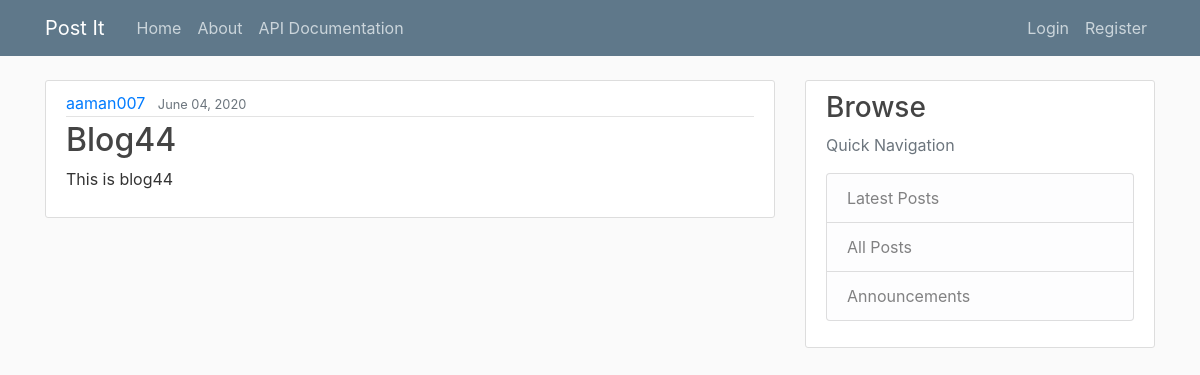
Page /post/4/ on the earlier database version.
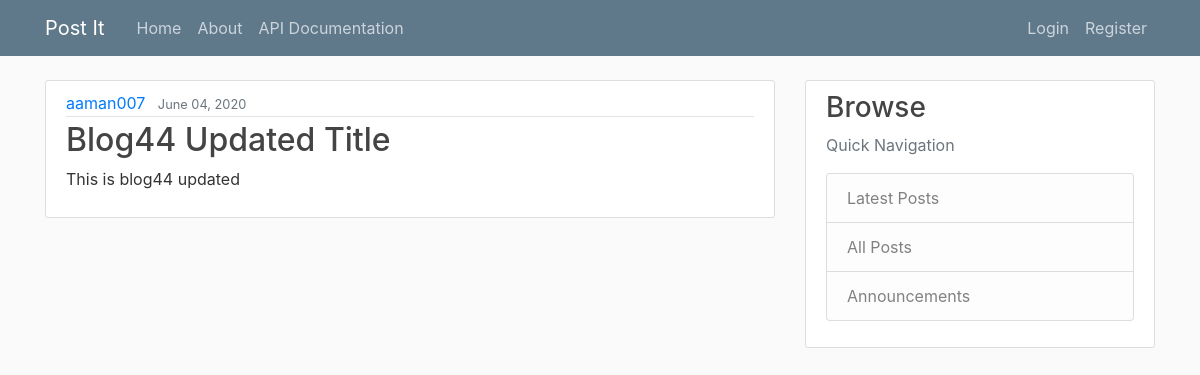
Same page on the later database version.
### blog/models.py (models this page shows, shortened)
class Post(models.Model):
    title = models.CharField(max_length=100, null=False, blank=True)
    content = models.TextField(null=False, blank=False)
    date_published = models.DateTimeField(default=timezone.now)
    author = models.ForeignKey(User, on_delete=models.CASCADE)

### blog/views.py (the view)
class PostDetailView(DetailView):
    model = Post

### blog/templates/blog/post_detail.html (shortened to what this page needs)
{% extends "blog/base.html" %}
{% block content %}
        <article class="media content-section">
          <div class="media-body">
            <div class="article-metadata">
              <a class="mr-2" href="#">{{ object.author }}</a>
                <small class="text-muted">{{ object.date_published | date:"F d, Y" }}</small>
            </div>
            <h2 class="article-title" >{{ object.title }}</h2>
            <p class="article-content">{{ object.content }}</p>
          </div>
        </article>
{% endblock %}

Differences in the rows shown:
changed Post "aaman007": title "Blog44" → "Blog44 Updated Title"; content "This is blog44" → "This is blog44 updated"
